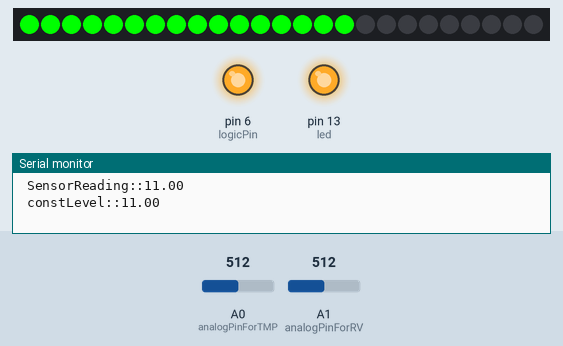
This sketch was run on a simulated Arduino Uno, built with avr-gcc and run on an emulated ATmega328P. Shown: 25 RGB LEDs in strip order, left to right, output pins drawn as LEDs (lit = HIGH), the last lines printed to the serial monitor. The inputs (shaded band) are chosen by the test bench; at power-on: A1 (analogPinForRV) = 512, A0 (analogPinForTMP) = 512.

Above: at 1.3 s.
1.4 s: A1 (analogPinForRV) set to 306
At 2.3 s:
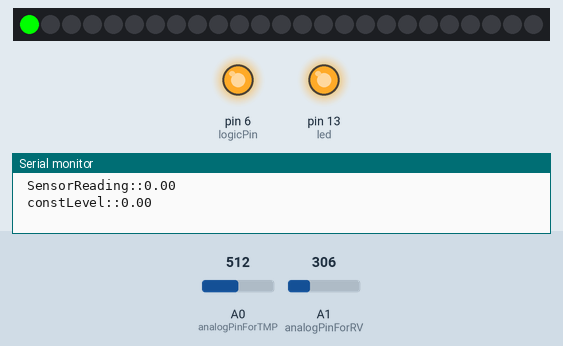
3.1 s: A0 (analogPinForTMP) set to 190
At 4.5 s:
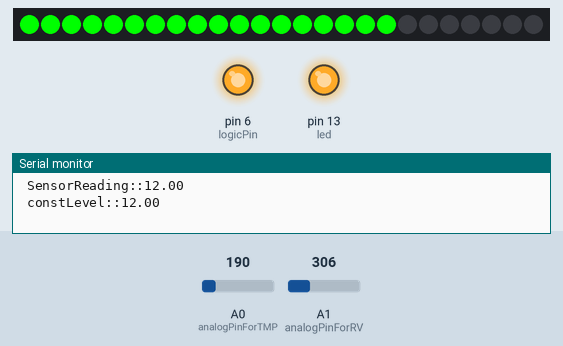
4.8 s: A0 (analogPinForTMP) set to 210
At 6.3 s:
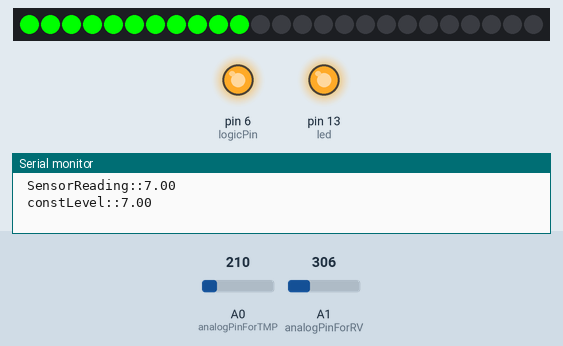
6.6 s: A1 (analogPinForRV) set to 190
At 7.6 s:
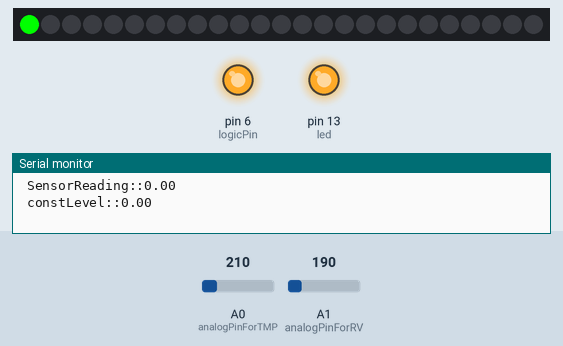
8.2 s: A0 (analogPinForTMP) set to 122
At 9.4 s:
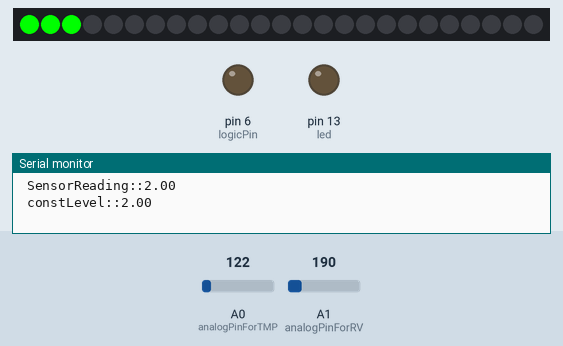
9.9 s: A1 (analogPinForRV) set to 210
Timing chart, 0 to 12.7 s (numbered marks = the images above; inputs shaded):
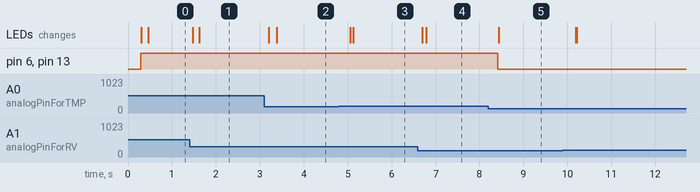

The sketch:

minimf_wind1.ino
```cpp
/* Modern Device Wind Sensor Sketch for Rev C Wind Sensor
This sketch is only valid if the wind sensor if powered from
a regulated 5 volt supply. An Arduino or Modern Device BBB, RBBB
powered from an external power supply should work fine. Powering from
USB will also work but will be slightly less accurate in our experience.

When using an Arduino to power the sensor, an external power supply is better. Most Arduinos have a
polyfuse which protects the USB line. This fuse has enough resistance to reduce the voltage
available to around 4.7 to 4.85 volts, depending on the current draw.
The sketch uses the on-chip temperature sensing thermistor to compensate the sensor
for changes in ambient temperature. Because the thermistor is just configured as a
voltage divider, the voltage will change with supply voltage. This is why the
sketch depends upon a regulated five volt supply.

Other calibrations could be developed for different sensor supply voltages, but would require
gathering data for those alternate voltages, or compensating the ratio.
Hardware Setup:
Wind Sensor Signals Arduino
GND GND
+V 5V
RV A1 // modify the definitions below to use other pins
TMP A0 // modify the definitions below to use other pins
Paul Badger 2014

Hardware setup:
Wind Sensor is powered from a regulated five volt source.
RV pin and TMP pin are connected to analog innputs.
*/

#include <Adafruit_NeoPixel.h>

#define LEDPIN 4
#define LEDCOUNT 25
#define analogPinForRV 1 // change to pins to the analog pins used
#define analogPinForTMP 0

// Parameter 1 = number of pixels in strip
// Parameter 2 = pin number (most are valid)
// Parameter 3 = pixel type flags, add together as needed:
//   NEO_RGB     Pixels are wired for RGB bitstream
//   NEO_GRB     Pixels are wired for GRB bitstream
//   NEO_KHZ400  400 KHz bitstream (e.g. FLORA pixels)
//   NEO_KHZ800  800 KHz bitstream (e.g. High Density LED strip)

Adafruit_NeoPixel strip = Adafruit_NeoPixel(LEDCOUNT,LEDPIN, NEO_GRB + NEO_KHZ800);

int logicPin = 6;
int led = 13;
int timeLagOn = 2000;
unsigned long lastOnMillis;
int windSpeedThresh = 6;

// to calibrate your sensor, put a glass over it, but the sensor should not be
// touching the desktop surface however.
// adjust the zeroWindAdjustment until your sensor reads about zero with the glass over it.
const float zeroWindAdjustment = .2; // negative numbers yield smaller wind speeds and vice versa.

int TMP_Therm_ADunits; //temp termistor value from wind sensor
float RV_Wind_ADunits; //RV output from wind sensor
float RV_Wind_Volts;
unsigned long lastMillis;
int TempCtimes100;
float zeroWind_ADunits;
float zeroWind_volts;
float WindSpeed_MPH;

int sensorReading;      // the analog reading from the windspeed sensor


void setup() {
  Serial.begin(57600); // faster printing to get a bit better throughput on extended info
  // remember to change your serial monitor
  Serial.println("start");
  // put your setup code here, to run once:

  // initialize the digital pin as an output.
  pinMode(led, OUTPUT);
  pinMode(logicPin, OUTPUT);

  // Uncomment the three lines below to reset the analog pins A2 & A3
  // This is code from the Modern Device temp sensor (not required)
  //  pinMode(A2, INPUT); // GND pin
  //  pinMode(A3, INPUT); // VCC pin
  //  digitalWrite(A3, LOW); // turn off pullups

  strip.begin();
  strip.show(); // Initialize all pixels to 'off'

}


void loop() {

  if (millis() - lastMillis > 200){ // read every 200 ms - printing slows this down further
    TMP_Therm_ADunits = analogRead(analogPinForTMP);
    RV_Wind_ADunits = analogRead(analogPinForRV);
    RV_Wind_Volts = (RV_Wind_ADunits * 0.0048828125);

    // these are all derived from regressions from raw data as such they depend on a lot of experimental factors
    // such as accuracy of temp sensors, and voltage at the actual wind sensor, (wire losses) which were unaccouted for.
    TempCtimes100 = (0.005 *((float)TMP_Therm_ADunits * (float)TMP_Therm_ADunits)) - (16.862 * (float)TMP_Therm_ADunits) + 9075.4;
    zeroWind_ADunits = -0.0006*((float)TMP_Therm_ADunits * (float)TMP_Therm_ADunits) + 1.0727 * (float)TMP_Therm_ADunits + 47.172; // 13.0C 553 482.39
    zeroWind_volts = (zeroWind_ADunits * 0.0048828125) - zeroWindAdjustment;
    // This from a regression from data in the form of
    // Vraw = V0 + b * WindSpeed ^ c
    // V0 is zero wind at a particular temperature
    // The constants b and c were determined by some Excel wrangling with the solver.
    WindSpeed_MPH = pow(((RV_Wind_Volts - zeroWind_volts) /.2300) , 2.7265);

    Serial.print(" TMP volts ");
    Serial.print(TMP_Therm_ADunits * 0.0048828125);
    Serial.print(" RV volts ");
    Serial.print((float)RV_Wind_Volts);
    Serial.print("\t TempC*100 ");
    Serial.print(TempCtimes100 );
    Serial.print(" ZeroWind volts ");
    Serial.print(zeroWind_volts);
    Serial.print(" WindSpeed MPH ");
    Serial.println((float)WindSpeed_MPH);

    lastMillis = millis();

    if (WindSpeed_MPH >= windSpeedThresh){
      digitalWrite(led, HIGH);
      digitalWrite(logicPin, HIGH);
      // Serial.print(" WindSpeed MPH::");
      // Serial.println((float)WindSpeed_MPH);
      lastOnMillis = millis();
   } else {
      if (millis() - lastOnMillis > timeLagOn){
        digitalWrite(led, LOW);
        digitalWrite(logicPin, LOW);
        // Serial.print(" WindSpeed MPH::");
        // Serial.println((float)WindSpeed_MPH);
     }
    }
  }

  sensorReading = WindSpeed_MPH;
  Serial.print(" SensorReading::"); Serial.println((float)sensorReading);

  uint16_t constLevel = constrain(sensorReading, 0, 16);
  Serial.print(" constLevel::"); Serial.println((float)constLevel);

//  uint16_t scaledLevel = map(constLevel,0,20, 1,LEDCOUNT-1);
//  Serial.print(" scaledLevel::"); Serial.println((float)scaledLevel);


  // colorLevel(strip.Color(255, 0, 0), sensorReading); // Red
  colorLevel(strip.Color(0, 255, 0), constLevel); // Green
  // colorLevel(strip.Color(0, 0, 255), sensorReading); // Blue

}


// Fill the dots one after the other with a color
void colorLevel(uint32_t c, int level) {

  // uint16_t scaledLevel = map(level,0,700,1,LEDCOUNT-1);  // fsr
  uint16_t scaledLevel = map(level,0,16, 1,LEDCOUNT-1);  // for alcohol sensor

  for(uint16_t i=0; i<strip.numPixels(); i++) {

    if(i >= scaledLevel) {
      strip.setPixelColor(i, strip.Color(0, 0, 0));
    }
    else
    {
      strip.setPixelColor(i, c);
    }
      strip.show();
      delay(10);
  }
}
```

Measured:
- after the input at 1.4 s, the LEDs: first change after 0.07 s (image 1 shows a later state)
- after the input at 3.1 s, pin 6 (logicPin), pin 13 (led): stays HIGH (without the input it goes to LOW after 0.09 s); the LEDs: first change after 0.11 s (image 2 shows a later state)
- after the input at 4.8 s, the LEDs: first change after 0.26 s (image 3 shows a later state)
- after the input at 6.6 s, the LEDs: first change after 0.09 s (image 4 shows a later state)
- after the input at 8.2 s, the LEDs: change after 0.24 s (image 5)
